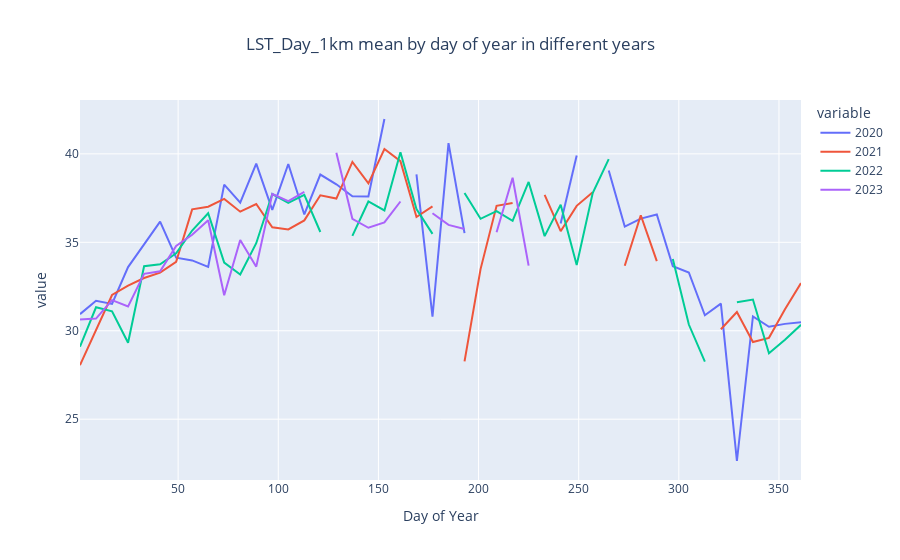

The cell this chart's notebook holds for it:
### Code cell
ee_modis_data = pd.read_csv("C:/pale-blue-dot-challenge/data/ee-chart.csv")

fig = px.line(ee_modis_data, x="doy", y=["2020", "2021", "2022", "2023"], 
    labels={
        "doy": "Day of Year",
        "['2020', '2021', '2022', '2023']": "LST_Day_1km mean",
        },
    title="LST_Day_1km mean by day of year in different years"
    )
fig.update_layout(title_x=0.5)

fig.show()

### Figure 1 — Plotly figure (JSON) as saved in the notebook; plotly's stock layout.template omitted (floating-point values rounded to 4 significant figures)
{"data": [{"hovertemplate": "variable=2020<br>Day of Year=%{x}<br>value=%{y}<extra></extra>", "legendgroup": "2020", "line": {"color": "#636efa", "dash": "solid"}, "marker": {"symbol": "circle"}, "mode": "lines", "name": "2020", "orientation": "v", "showlegend": true, "type": "scatter", "x": [1, 9, 17, 25, 33, 41, 49, 57, 65, 73, 81, 89, 97, 105, 113, 121, 129, 137, 145, 153, 161, 169, 177, 185, 193, 201, 209, 217, 225, 233, 241, 249, 257, 265, 273, 281, 289, 297, 305, 313, 321, 329, 337, 345, 353, 361], "xaxis": "x", "y": [30.94, 31.7, 31.52, 33.6, 34.88, 36.17, 34.13, 33.98, 33.61, 38.26, 37.25, 39.45, 36.84, 39.42, 36.57, 38.83, 38.28, 37.6, 37.6, 41.97, null, 38.84, 30.79, 40.61, 35.52, null, 38.07, null, null, null, 36.06, 39.9, null, 39.06, 35.89, 36.34, 36.58, 33.64, 33.29, 30.88, 31.54, 22.64, 30.81, 30.23, 30.39, 30.48], "yaxis": "y"}, {"hovertemplate": "variable=2021<br>Day of Year=%{x}<br>value=%{y}<extra></extra>", "legendgroup": "2021", "line": {"color": "#EF553B", "dash": "solid"}, "marker": {"symbol": "circle"}, "mode": "lines", "name": "2021", "orientation": "v", "showlegend": true, "type": "scatter", "x": [1, 9, 17, 25, 33, 41, 49, 57, 65, 73, 81, 89, 97, 105, 113, 121, 129, 137, 145, 153, 161, 169, 177, 185, 193, 201, 209, 217, 225, 233, 241, 249, 257, 265, 273, 281, 289, 297, 305, 313, 321, 329, 337, 345, 353, 361], "xaxis": "x", "y": [28.06, 30.04, 32.02, 32.55, 32.98, 33.29, 33.9, 36.86, 37.01, 37.45, 36.73, 37.16, 35.85, 35.73, 36.24, 37.66, 37.48, 39.55, 38.33, 40.27, 39.59, 36.43, 37.03, null, 28.27, 33.49, 37.06, 37.23, null, 37.68, 35.63, 37.06, 37.83, null, 33.67, 36.53, 33.94, null, null, null, 30.09, 31.06, 29.36, 29.6, 31.21, 32.69], "yaxis": "y"}, {"hovertemplate": "variable=2022<br>Day of Year=%{x}<br>value=%{y}<extra></extra>", "legendgroup": "2022", "line": {"color": "#00cc96", "dash": "solid"}, "marker": {"symbol": "circle"}, "mode": "lines", "name": "2022", "orientation": "v", "showlegend": true, "type": "scatter", "x": [1, 9, 17, 25, 33, 41, 49, 57, 65, 73, 81, 89, 97, 105, 113, 121, 129, 137, 145, 153, 161, 169, 177, 185, 193, 201, 209, 217, 225, 233, 241, 249, 257, 265, 273, 281, 289, 297, 305, 313, 321, 329, 337, 345, 353, 361], "xaxis": "x", "y": [29.1, 31.33, 31.1, 29.32, 33.65, 33.76, 34.38, 35.67, 36.64, 33.86, 33.18, 34.95, 37.73, 37.23, 37.69, 35.58, null, 35.36, 37.31, 36.8, 40.09, 36.88, 35.48, null, 37.79, 36.33, 36.76, 36.22, 38.41, 35.35, 37.13, 33.72, 37.79, 39.7, null, null, null, 34.06, 30.35, 28.25, null, 31.61, 31.76, 28.73, 29.49, 30.34], "yaxis": "y"}, {"hovertemplate": "variable=2023<br>Day of Year=%{x}<br>value=%{y}<extra></extra>", "legendgroup": "2023", "line": {"color": "#ab63fa", "dash": "solid"}, "marker": {"symbol": "circle"}, "mode": "lines", "name": "2023", "orientation": "v", "showlegend": true, "type": "scatter", "x": [1, 9, 17, 25, 33, 41, 49, 57, 65, 73, 81, 89, 97, 105, 113, 121, 129, 137, 145, 153, 161, 169, 177, 185, 193, 201, 209, 217, 225, 233, 241, 249, 257, 265, 273, 281, 289, 297, 305, 313, 321, 329, 337, 345, 353, 361], "xaxis": "x", "y": [30.63, 30.69, 31.73, 31.37, 33.22, 33.36, 34.8, 35.42, 36.25, 32.0, 35.13, 33.62, 37.73, 37.33, 37.85, null, 40.06, 36.33, 35.82, 36.13, 37.31, null, 36.64, 35.98, 35.76, null, 35.57, 38.65, 33.68, null, 36.85, null, null, null, null, null, null, null, null, null, null, null, null, null, null, null], "yaxis": "y"}], "layout": {"legend": {"title": {"text": "variable"}, "tracegroupgap": 0}, "title": {"text": "LST_Day_1km mean by day of year in different years", "x": 0.5}, "xaxis": {"anchor": "y", "domain": [0, 1], "title": {"text": "Day of Year"}}, "yaxis": {"anchor": "x", "domain": [0, 1], "title": {"text": "value"}}}}
